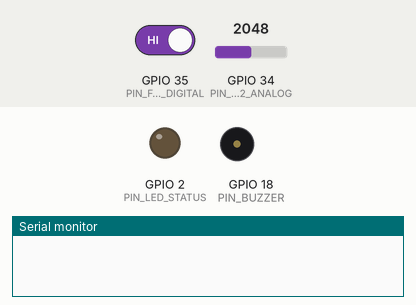
A sketch run on a simulated ESP32. On the bench: output pins drawn as LEDs (lit = HIGH), buzzer (waves = sounding, pin HIGH), the last lines printed to the serial monitor. The inputs (shaded band) are chosen by the test bench; at power-on: GPIO 35 (PIN_FLAME_DIGITAL) HIGH, GPIO 34 (PIN_MQ2_ANALOG) = 2048. WiFi joins after 1.5 s; servers stay silent unless stated; uploads are accepted with an empty reply.

Above: at 0.0 s.
At 1.6 s:
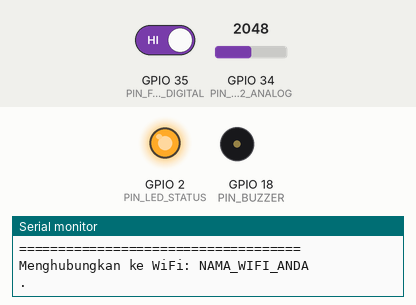
At 3.7 s:
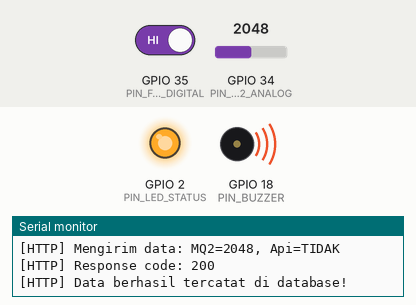
3.8 s: GPIO 35 (PIN_FLAME_DIGITAL) driven LOW
Timing chart, 0 to 6.8 s (numbered marks = the images above; inputs shaded):
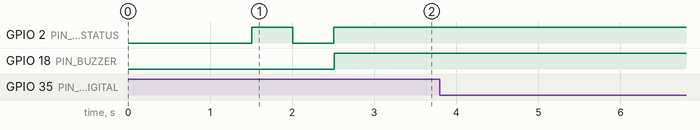

The sketch:

esp32_fire_alarm.ino
```cpp
/*
 * FIRE ALARM SYSTEM - ESP32 IOT FIRMWARE
 *
 * Hardware Requirements:
 * 1. ESP32 Development Board (NodeMCU ESP32 / ESP-WROOM-32)
 * 2. MQ-2 Gas / Smoke Sensor (Analog Output connected to GPIO 34 / ADC1)
 * 3. Flame Sensor IR (Digital Output DO connected to GPIO 35 / ADC1)
 * 4. Active Buzzer 5V/3.3V (connected to GPIO 18)
 * 5. LED Status Indikator (connected to GPIO 2 - Builtin LED)
 *
 * Dependencies (Install via Arduino Library Manager):
 * - ArduinoJson (by Benoit Blanchon, v6.x or v7.x)
 */

#include <WiFi.h>
#include <HTTPClient.h>
#include <ArduinoJson.h>

// ================= KONFIGURASI WIFI & SERVER =================
const char* WIFI_SSID     = "NAMA_WIFI_ANDA";
const char* WIFI_PASSWORD = "PASSWORD_WIFI";

// Ganti IP dengan IP lokal komputer/server Laravel Anda (cek dengan 'ipconfig' di cmd)
// Contoh: "http://192.168.1.100:8000/api/sensor-data"
const char* API_ENDPOINT  = "http://192.168.1.100:8000/api/sensor-data";
const char* DEVICE_CODE   = "ESP32-FIRE-01";

// ================= KONFIGURASI PIN =================
const int PIN_MQ2_ANALOG   = 34; // Pin Analog MQ-2 (ADC1)
const int PIN_FLAME_DIGITAL = 35; // Pin Digital Flame Sensor (DO)
const int PIN_BUZZER       = 18; // Pin Buzzer Alarm
const int PIN_LED_STATUS   = 2;  // Pin LED Bawaan / Indikator

// ================= PARAMETER AMBANG BATAS =================
const int MQ2_THRESHOLD_DANGER = 400; // Ambang batas bahaya asap/gas
const unsigned long SEND_INTERVAL_MS = 3000; // Kirim data setiap 3 detik
unsigned long lastSendTime = 0;

void setup() {
    Serial.begin(115200);
    delay(1000);

    Serial.println("\n====================================");
    Serial.println("  FIRE ALARM SYSTEM - ESP32 NODE   ");
    Serial.println("====================================");

    // Konfigurasi pin I/O
    pinMode(PIN_MQ2_ANALOG, INPUT);
    pinMode(PIN_FLAME_DIGITAL, INPUT);
    pinMode(PIN_BUZZER, OUTPUT);
    pinMode(PIN_LED_STATUS, OUTPUT);

    digitalWrite(PIN_BUZZER, LOW);
    digitalWrite(PIN_LED_STATUS, LOW);

    // Hubungkan ke WiFi
    connectToWiFi();
}

void loop() {
    // Pastikan koneksi WiFi tetap terjaga
    if (WiFi.status() != WL_CONNECTED) {
        connectToWiFi();
    }

    // Baca sensor
    int mq2Raw = analogRead(PIN_MQ2_ANALOG);

    // Kebanyakan Flame Sensor Module: LOW = Ada Api, HIGH = Normal
    // Sesuaikan dengan modul Anda: jika modul aktif HIGH, ubah menjadi (digitalRead == HIGH)
    bool flameDetected = (digitalRead(PIN_FLAME_DIGITAL) == LOW);

    bool isDanger = (mq2Raw >= MQ2_THRESHOLD_DANGER) || flameDetected;

    // Alarm hardware lokal (Buzzer & LED)
    if (isDanger) {
        digitalWrite(PIN_BUZZER, HIGH);
        digitalWrite(PIN_LED_STATUS, HIGH);
    } else {
        digitalWrite(PIN_BUZZER, LOW);
        digitalWrite(PIN_LED_STATUS, LOW);
    }

    // Kirim data ke backend Laravel secara berkala
    if (millis() - lastSendTime >= SEND_INTERVAL_MS) {
        lastSendTime = millis();
        sendSensorData(mq2Raw, flameDetected);
    }

    delay(100);
}

void connectToWiFi() {
    Serial.print("Menghubungkan ke WiFi: ");
    Serial.println(WIFI_SSID);

    WiFi.mode(WIFI_STA);
    WiFi.begin(WIFI_SSID, WIFI_PASSWORD);

    int attempts = 0;
    while (WiFi.status() != WL_CONNECTED && attempts < 30) {
        delay(500);
        Serial.print(".");
        digitalWrite(PIN_LED_STATUS, !digitalRead(PIN_LED_STATUS));
        attempts++;
    }

    if (WiFi.status() == WL_CONNECTED) {
        digitalWrite(PIN_LED_STATUS, HIGH);
        Serial.println("\n[WiFi] Berhasil Terhubung!");
        Serial.print("[WiFi] IP Address ESP32: ");
        Serial.println(WiFi.localIP());
    } else {
        Serial.println("\n[WiFi] Gagal terhubung ke WiFi, akan mencoba lagi.");
    }
}

void sendSensorData(int mq2Value, bool flameDetected) {
    if (WiFi.status() != WL_CONNECTED) {
        Serial.println("[HTTP] WiFi tidak tersambung, skip pengiriman.");
        return;
    }

    HTTPClient http;
    http.begin(API_ENDPOINT);
    http.addHeader("Content-Type", "application/json");
    http.addHeader("Accept", "application/json");

    // Buat JSON payload
    StaticJsonDocument<256> doc;
    doc["device_code"]    = DEVICE_CODE;
    doc["mq2_value"]      = mq2Value;
    doc["flame_detected"] = flameDetected;

    String requestBody;
    serializeJson(doc, requestBody);

    Serial.printf("[HTTP] Mengirim data: MQ2=%d, Api=%s\n", mq2Value, flameDetected ? "ADA" : "TIDAK");

    int httpResponseCode = http.POST(requestBody);

    if (httpResponseCode > 0) {
        String response = http.getString();
        Serial.printf("[HTTP] Response code: %d\n", httpResponseCode);
        if (httpResponseCode == 201 || httpResponseCode == 200) {
            Serial.println("[HTTP] Data berhasil tercatat di database!");
        }
    } else {
        Serial.printf("[HTTP] Error pengiriman: %s\n", http.errorToString(httpResponseCode).c_str());
    }

    http.end();
}
```
